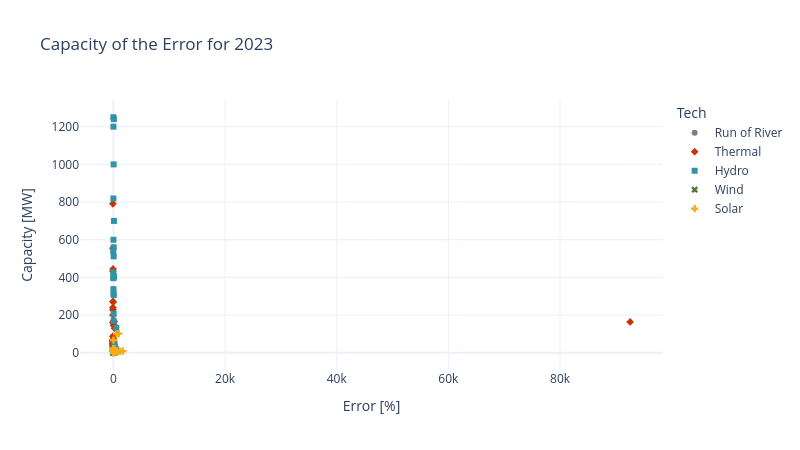

The cell this chart's notebook holds for it:
### Code cell
# Meassure by Year, group from timestamps
err_x_cap_year = err_x_cap.copy()
err_x_cap_year = err_x_cap_year.groupby(['GENERATION_PROJECT','Tech']).agg({
    'Error': 'mean', 'Capacity [MW]' : 'mean'
}).reset_index()
err_x_cap_year[base_year] = base_year
plot_err_x_cap(err_x_cap_year, base_year,'Tech')

### Figure 1 — Plotly figure (JSON) as saved in the notebook; plotly's stock layout.template omitted (floating-point values rounded to 4 significant figures; data arrays with more than 128 entries replaced by an {"elided": "..."} marker saying what was removed)
{"data": [{"customdata": [["Run of River", "2023"], ["Run of River", "2023"], ["Run of River", "2023"], ["Run of River", "2023"], ["Run of River", "2023"], ["Run of River", "2023"], ["Run of River", "2023"], ["Run of River", "2023"], ["Run of River", "2023"], ["Run of River", "2023"], ["Run of River", "2023"], ["Run of River", "2023"], ["Run of River", "2023"], ["Run of River", "2023"], ["Run of River", "2023"], ["Run of River", "2023"]], "hovertemplate": "Tech=%{customdata[0]}<br>Error [%]=%{x}<br>Capacity [MW]=%{y}<br>2023=%{customdata[1]}<extra></extra>", "legendgroup": "Run of River", "marker": {"color": "#808080", "symbol": "circle"}, "mode": "markers", "name": "Run of River", "orientation": "v", "showlegend": true, "type": "scatter", "x": [-2.816, -6.536, 16.16, 35.88, 13.61, 24.91, 11.65, 17.49, 6.721, 18.26, 23.47, 22.18, 28.09, 307.5, 492.7, -5.904], "xaxis": "x", "y": [80, 56, 78, 150, 55, 30, 3.75, 19.9, 19.8, 19.9, 10, 19.8, 19.9, 35, 135, 50], "yaxis": "y"}, {"customdata": [["Thermal", "2023"], ["Thermal", "2023"], ["Thermal", "2023"], ["Thermal", "2023"], ["Thermal", "2023"], ["Thermal", "2023"], ["Thermal", "2023"], ["Thermal", "2023"], ["Thermal", "2023"], ["Thermal", "2023"], ["Thermal", "2023"], ["Thermal", "2023"], ["Thermal", "2023"], ["Thermal", "2023"], ["Thermal", "2023"], ["Thermal", "2023"], ["Thermal", "2023"], ["Thermal", "2023"], ["Thermal", "2023"], ["Thermal", "2023"], ["Thermal", "2023"], ["Thermal", "2023"], ["Thermal", "2023"], ["Thermal", "2023"], ["Thermal", "2023"], ["Thermal", "2023"], ["Thermal", "2023"], ["Thermal", "2023"], ["Thermal", "2023"], ["Thermal", "2023"], ["Thermal", "2023"], ["Thermal", "2023"], ["Thermal", "2023"], ["Thermal", "2023"], ["Thermal", "2023"], ["Thermal", "2023"], ["Thermal", "2023"], ["Thermal", "2023"], ["Thermal", "2023"]], "hovertemplate": "Tech=%{customdata[0]}<br>Error [%]=%{x}<br>Capacity [MW]=%{y}<br>2023=%{customdata[1]}<extra></extra>", "legendgroup": "Thermal", "marker": {"color": "#C53707", "symbol": "diamond"}, "mode": "markers", "name": "Thermal", "orientation": "v", "showlegend": true, "type": "scatter", "x": [-100.0, -100.0, -100.0, -100.0, -100.0, -100.0, -100.0, -100.0, -73.63, 21.73, 204.6, -6.231, -100.0, 33.26, -81.38, 66.71, -100.0, -100.0, 91.23, 53.12, 92550.0, -41.51, -100.0, -100.0, -100.0, -100.0, -100.0, -100.0, -100.0, -100.0, -11.31, 21.96, 27.58, 5.021, -100.0, -69.65, -92.92, -100.0, -72.43], "xaxis": "x", "y": [60, 60, 555, 52, 60, 66, 200, 160, 445, 145, 130, 164, 36, 72, 70, 165, 45, 45, 165, 170, 164, 270, 791, 28, 272, 50, 229, 88, 433, 241, 50, 50, 50, 6.5, 8, 36, 63, 64, 63], "yaxis": "y"}, {"customdata": {"elided": "129x2 str values"}, "hovertemplate": "Tech=%{customdata[0]}<br>Error [%]=%{x}<br>Capacity [MW]=%{y}<br>2023=%{customdata[1]}<extra></extra>", "legendgroup": "Hydro", "marker": {"color": "#3292A9", "symbol": "square"}, "mode": "markers", "name": "Hydro", "orientation": "v", "showlegend": true, "type": "scatter", "x": {"elided": "129 float values"}, "xaxis": "x", "y": {"elided": "129 float values"}, "yaxis": "y"}, {"customdata": [["Wind", "2023"], ["Wind", "2023"]], "hovertemplate": "Tech=%{customdata[0]}<br>Error [%]=%{x}<br>Capacity [MW]=%{y}<br>2023=%{customdata[1]}<extra></extra>", "legendgroup": "Wind", "marker": {"color": "#55733D", "symbol": "x"}, "mode": "markers", "name": "Wind", "orientation": "v", "showlegend": true, "type": "scatter", "x": [52.5, 27.54], "xaxis": "x", "y": [20, 12], "yaxis": "y"}, {"customdata": [["Solar", "2023"], ["Solar", "2023"], ["Solar", "2023"], ["Solar", "2023"], ["Solar", "2023"], ["Solar", "2023"], ["Solar", "2023"], ["Solar", "2023"], ["Solar", "2023"], ["Solar", "2023"], ["Solar", "2023"], ["Solar", "2023"], ["Solar", "2023"], ["Solar", "2023"], ["Solar", "2023"], ["Solar", "2023"], ["Solar", "2023"], ["Solar", "2023"], ["Solar", "2023"], ["Solar", "2023"], ["Solar", "2023"], ["Solar", "2023"], ["Solar", "2023"], ["Solar", "2023"], ["Solar", "2023"], ["Solar", "2023"], ["Solar", "2023"], ["Solar", "2023"], ["Solar", "2023"], ["Solar", "2023"], ["Solar", "2023"], ["Solar", "2023"], ["Solar", "2023"], ["Solar", "2023"], ["Solar", "2023"], ["Solar", "2023"], ["Solar", "2023"], ["Solar", "2023"], ["Solar", "2023"], ["Solar", "2023"], ["Solar", "2023"], ["Solar", "2023"], ["Solar", "2023"], ["Solar", "2023"], ["Solar", "2023"], ["Solar", "2023"], ["Solar", "2023"]], "hovertemplate": "Tech=%{customdata[0]}<br>Error [%]=%{x}<br>Capacity [MW]=%{y}<br>2023=%{customdata[1]}<extra></extra>", "legendgroup": "Solar", "marker": {"color": "#F7AB17", "symbol": "cross"}, "mode": "markers", "name": "Solar", "orientation": "v", "showlegend": true, "type": "scatter", "x": [61.2, 90.08, 157.0, 92.03, 92.7, 182.0, 419.0, -18.74, -10.53, -2.296, -22.37, -22.05, 15.5, 43.56, 38.85, 323.9, 15.63, 1690.0, 200.0, -6.126, 74.61, 3.602, 567.7, 710.0, 57.0, 72.2, 26.29, 39.44, 63.07, 250.3, 1142.0, 206.4, -18.14, 949.9, 21.44, 46.16, -5.805, 29.11, 32.78, 56.22, 15.52, -1.266, -13.83, 39.4, 43.21, 91.07, 406.6], "xaxis": "x", "y": [9.9, 0.99, 4, 1.39, 4.99, 1.41, 6.4, 19.9, 19.9, 19.9, 19.9, 17.9, 3, 5.06, 11.5, 9.9, 11.5, 9, 21.9, 68, 9.9, 21.9, 100, 9.5, 2.45, 16, 9.1, 11.5, 9.9, 9.9, 7.4, 2.9, 9.9, 102, 9.1, 19.9, 18.5, 8.06, 4, 9.9, 19.9, 9.9, 1, 21.9, 21.9, 9.1, 9.8], "yaxis": "y"}], "layout": {"height": 450, "legend": {"title": {"text": "Tech"}, "tracegroupgap": 0}, "title": {"text": "Capacity of the Error for 2023"}, "width": 800, "xaxis": {"anchor": "y", "domain": [0, 1], "title": {"text": "Error [%]"}}, "yaxis": {"anchor": "x", "domain": [0, 1], "title": {"text": "Capacity [MW]"}}}}
